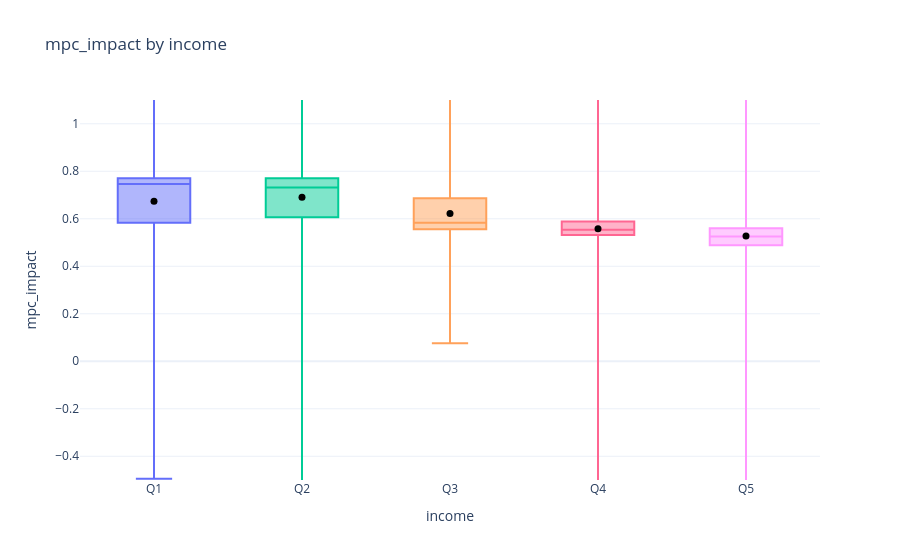
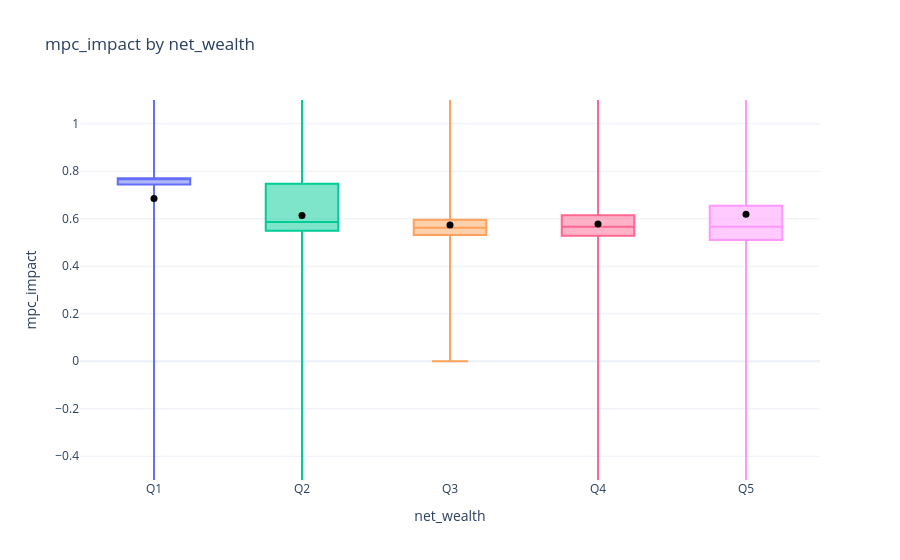
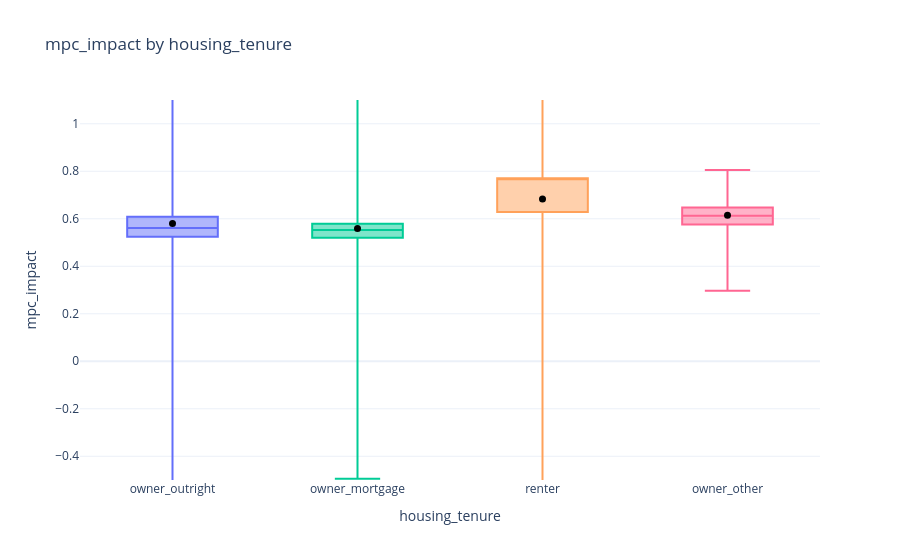
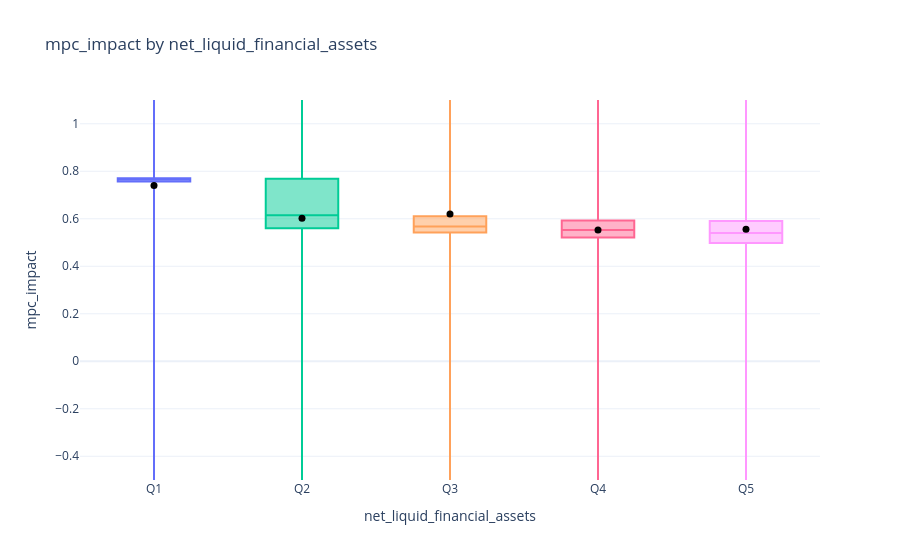

Notebook code for these charts, in order:
### Markdown cell above
## Results and plots

### Code cell
if outputs is not None:
    panel = pd.read_csv(outputs["analysis_dir"] / "household_mpc_panel.csv")
    summary = pd.read_csv(outputs["analysis_dir"] / "household_mpc_summary.csv")
    plot_mpc_panel(
        panel,
        variables=[
            "income",
            "net_wealth",
            "housing_tenure",
            "net_liquid_financial_assets",
            "illiquid_financial_assets",
            "housing_wealth",
        ],
        mpc_columns=["mpc_impact", "cmpc_4q"],
        plot_kind="box_only",
        y_range=(-0.5, 1.1),
        winsor_quantiles=(0, 1),
        # winsor_quantiles=(0.01, 0.99),
        winsor_mode="trim",
        output_dir=outputs["analysis_dir"] / "plots",
        output_format="png",
    )
    summary

### Figure 1 — Plotly figure (JSON) as saved in the notebook; plotly's stock layout.template omitted (floating-point values rounded to 4 significant figures; data arrays with more than 128 entries replaced by an {"elided": "..."} marker saying what was removed)
{"data": [{"boxpoints": false, "name": "Q1", "type": "box", "y": {"elided": "7679 float values"}}, {"marker": {"color": "black", "size": 7}, "mode": "markers", "name": "Q1 mean", "showlegend": false, "type": "scatter", "x": ["Q1"], "y": [0.6733]}, {"boxpoints": false, "name": "Q2", "type": "box", "y": {"elided": "7679 float values"}}, {"marker": {"color": "black", "size": 7}, "mode": "markers", "name": "Q2 mean", "showlegend": false, "type": "scatter", "x": ["Q2"], "y": [0.6905]}, {"boxpoints": false, "name": "Q3", "type": "box", "y": {"elided": "7679 float values"}}, {"marker": {"color": "black", "size": 7}, "mode": "markers", "name": "Q3 mean", "showlegend": false, "type": "scatter", "x": ["Q3"], "y": [0.6216]}, {"boxpoints": false, "name": "Q4", "type": "box", "y": {"elided": "7679 float values"}}, {"marker": {"color": "black", "size": 7}, "mode": "markers", "name": "Q4 mean", "showlegend": false, "type": "scatter", "x": ["Q4"], "y": [0.5574]}, {"boxpoints": false, "name": "Q5", "type": "box", "y": {"elided": "7679 float values"}}, {"marker": {"color": "black", "size": 7}, "mode": "markers", "name": "Q5 mean", "showlegend": false, "type": "scatter", "x": ["Q5"], "y": [0.5274]}], "layout": {"showlegend": false, "title": {"text": "mpc_impact by income"}, "xaxis": {"categoryarray": ["Q1", "Q2", "Q3", "Q4", "Q5"], "categoryorder": "array", "title": {"text": "income"}}, "yaxis": {"range": [-0.5, 1.1], "title": {"text": "mpc_impact"}}}}

### Figure 2 — Plotly figure (JSON) as saved in the notebook; plotly's stock layout.template omitted (floating-point values rounded to 4 significant figures; data arrays with more than 128 entries replaced by an {"elided": "..."} marker saying what was removed)
{"data": [{"boxpoints": false, "name": "Q1", "type": "box", "y": {"elided": "7679 float values"}}, {"marker": {"color": "black", "size": 7}, "mode": "markers", "name": "Q1 mean", "showlegend": false, "type": "scatter", "x": ["Q1"], "y": [0.6851]}, {"boxpoints": false, "name": "Q2", "type": "box", "y": {"elided": "7679 float values"}}, {"marker": {"color": "black", "size": 7}, "mode": "markers", "name": "Q2 mean", "showlegend": false, "type": "scatter", "x": ["Q2"], "y": [0.6142]}, {"boxpoints": false, "name": "Q3", "type": "box", "y": {"elided": "7679 float values"}}, {"marker": {"color": "black", "size": 7}, "mode": "markers", "name": "Q3 mean", "showlegend": false, "type": "scatter", "x": ["Q3"], "y": [0.5735]}, {"boxpoints": false, "name": "Q4", "type": "box", "y": {"elided": "7679 float values"}}, {"marker": {"color": "black", "size": 7}, "mode": "markers", "name": "Q4 mean", "showlegend": false, "type": "scatter", "x": ["Q4"], "y": [0.5782]}, {"boxpoints": false, "name": "Q5", "type": "box", "y": {"elided": "7679 float values"}}, {"marker": {"color": "black", "size": 7}, "mode": "markers", "name": "Q5 mean", "showlegend": false, "type": "scatter", "x": ["Q5"], "y": [0.6192]}], "layout": {"showlegend": false, "title": {"text": "mpc_impact by net_wealth"}, "xaxis": {"categoryarray": ["Q1", "Q2", "Q3", "Q4", "Q5"], "categoryorder": "array", "title": {"text": "net_wealth"}}, "yaxis": {"range": [-0.5, 1.1], "title": {"text": "mpc_impact"}}}}

### Figure 3 — Plotly figure (JSON) as saved in the notebook; plotly's stock layout.template omitted (floating-point values rounded to 4 significant figures; data arrays with more than 128 entries replaced by an {"elided": "..."} marker saying what was removed)
{"data": [{"boxpoints": false, "name": "owner_outright", "type": "box", "y": {"elided": "22554 float values"}}, {"marker": {"color": "black", "size": 7}, "mode": "markers", "name": "owner_outright mean", "showlegend": false, "type": "scatter", "x": ["owner_outright"], "y": [0.5795]}, {"boxpoints": false, "name": "owner_mortgage", "type": "box", "y": {"elided": "2261 float values"}}, {"marker": {"color": "black", "size": 7}, "mode": "markers", "name": "owner_mortgage mean", "showlegend": false, "type": "scatter", "x": ["owner_mortgage"], "y": [0.5587]}, {"boxpoints": false, "name": "renter", "type": "box", "y": {"elided": "13014 float values"}}, {"marker": {"color": "black", "size": 7}, "mode": "markers", "name": "renter mean", "showlegend": false, "type": "scatter", "x": ["renter"], "y": [0.6835]}, {"boxpoints": false, "name": "owner_other", "type": "box", "y": {"elided": "566 float values"}}, {"marker": {"color": "black", "size": 7}, "mode": "markers", "name": "owner_other mean", "showlegend": false, "type": "scatter", "x": ["owner_other"], "y": [0.6149]}], "layout": {"showlegend": false, "title": {"text": "mpc_impact by housing_tenure"}, "xaxis": {"categoryarray": ["owner_outright", "owner_mortgage", "renter", "owner_other"], "categoryorder": "array", "title": {"text": "housing_tenure"}}, "yaxis": {"range": [-0.5, 1.1], "title": {"text": "mpc_impact"}}}}

### Figure 4 — Plotly figure (JSON) as saved in the notebook; plotly's stock layout.template omitted (floating-point values rounded to 4 significant figures; data arrays with more than 128 entries replaced by an {"elided": "..."} marker saying what was removed)
{"data": [{"boxpoints": false, "name": "Q1", "type": "box", "y": {"elided": "7679 float values"}}, {"marker": {"color": "black", "size": 7}, "mode": "markers", "name": "Q1 mean", "showlegend": false, "type": "scatter", "x": ["Q1"], "y": [0.7401]}, {"boxpoints": false, "name": "Q2", "type": "box", "y": {"elided": "7679 float values"}}, {"marker": {"color": "black", "size": 7}, "mode": "markers", "name": "Q2 mean", "showlegend": false, "type": "scatter", "x": ["Q2"], "y": [0.6018]}, {"boxpoints": false, "name": "Q3", "type": "box", "y": {"elided": "7679 float values"}}, {"marker": {"color": "black", "size": 7}, "mode": "markers", "name": "Q3 mean", "showlegend": false, "type": "scatter", "x": ["Q3"], "y": [0.6199]}, {"boxpoints": false, "name": "Q4", "type": "box", "y": {"elided": "7679 float values"}}, {"marker": {"color": "black", "size": 7}, "mode": "markers", "name": "Q4 mean", "showlegend": false, "type": "scatter", "x": ["Q4"], "y": [0.5531]}, {"boxpoints": false, "name": "Q5", "type": "box", "y": {"elided": "7679 float values"}}, {"marker": {"color": "black", "size": 7}, "mode": "markers", "name": "Q5 mean", "showlegend": false, "type": "scatter", "x": ["Q5"], "y": [0.5553]}], "layout": {"showlegend": false, "title": {"text": "mpc_impact by net_liquid_financial_assets"}, "xaxis": {"categoryarray": ["Q1", "Q2", "Q3", "Q4", "Q5"], "categoryorder": "array", "title": {"text": "net_liquid_financial_assets"}}, "yaxis": {"range": [-0.5, 1.1], "title": {"text": "mpc_impact"}}}}
